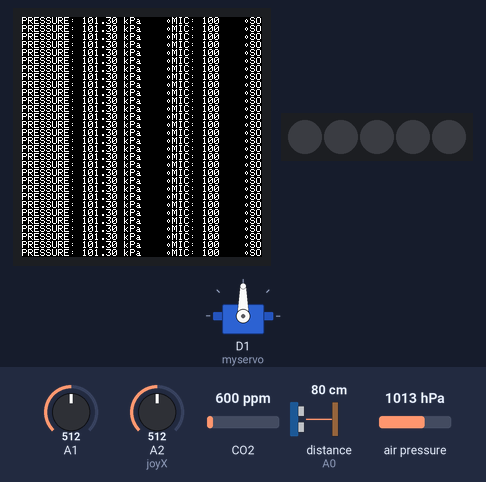
Bench run of a sketch on a simulated Arduino MKR. Shown: servo, 240×240 colour display, 5 RGB LEDs in strip order, left to right. The inputs (shaded band) are chosen by the test bench; at power-on: A2 (joyX) = 512, A1 = 512, CO2 600 ppm, distance to the obstacle (sensor on A0) 80 cm, air pressure 1013 hPa.

Above: at 1.4 s.
1.5 s: A2 (joyX) set to 716
At 2.7 s:
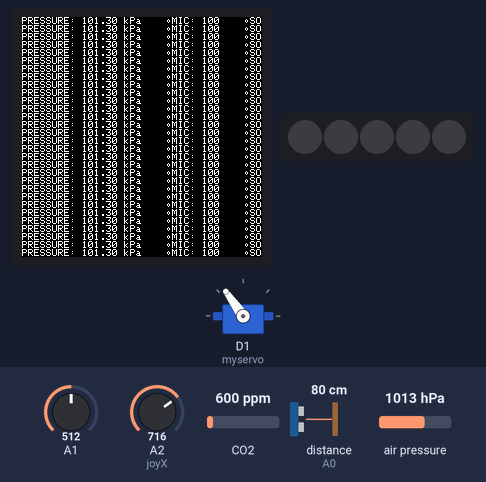
3.0 s: A2 (joyX) set to 992
At 4.0 s:
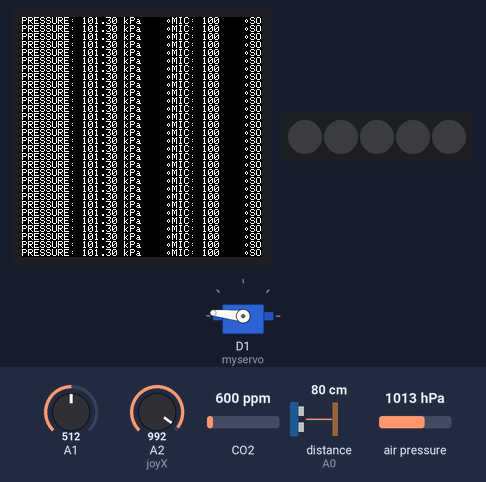
4.5 s: A2 (joyX) set to 306
At 5.2 s:
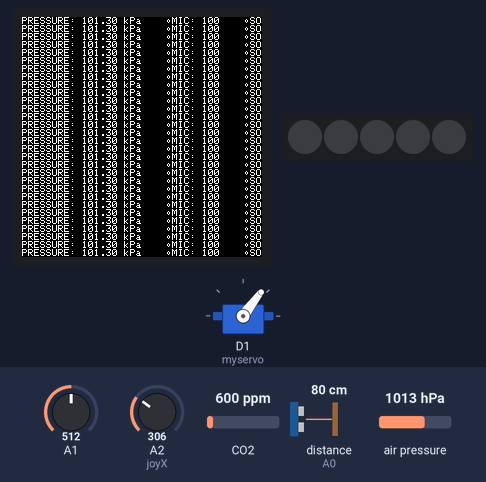
6.0 s: A2 (joyX) set to 30
At 6.4 s:
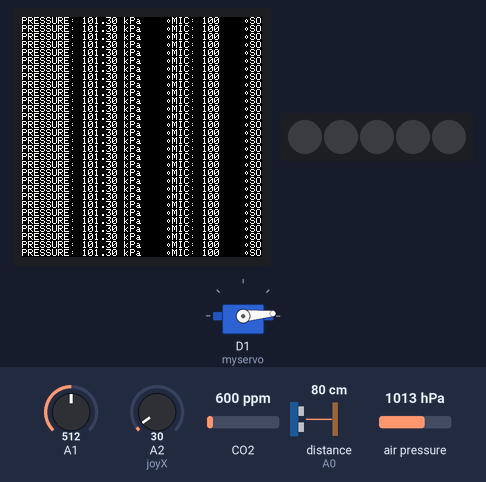
Timing chart, 0 to 8.5 s (numbered marks = the images above; inputs shaded):
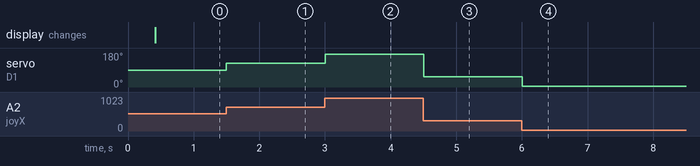

Measured:
- after the input at 1.5 s, servo on D1 (myservo): 90° → 125° at once
- after the input at 3.0 s, servo on D1 (myservo): 125° → 174° at once
- after the input at 4.5 s, servo on D1 (myservo): 174° → 53° at once
- after the input at 6.0 s, servo on D1 (myservo): 53° → 5° at once

The sketch:

main.ino
```cpp
#define joyX A2
#define joyY A3
#include <Servo.h>
#include <Arduino_MKRIoTCarrier.h>
#include "Ultrasonic.h"


MKRIoTCarrier carrier;
Servo myservo;

Ultrasonic ultrasonic(A0);

void setup() {
  myservo.attach(1);
  carrier.noCase();
  carrier.begin();
  pinMode(A0, INPUT);
  Serial.begin(9600);
}

void loop() {
  float pressure = carrier.Pressure.readPressure();
  int micValue = constrain(analogRead(A1), 0, 100);
  long RangeInCentimeters = ultrasonic.MeasureInCentimeters();
  float co2 = carrier.AirQuality.readCO2();
  int servoAngle = map(analogRead(joyX), 0, 1024, 0, 180);
  myservo.write(servoAngle);

  carrier.display.print("PRESSURE: ");
  carrier.display.print(pressure);
  carrier.display.print(" kPa    ");
  carrier.display.print("\t");

  carrier.display.print("MIC: ");
  carrier.display.print(micValue);
  carrier.display.print("    ");
  carrier.display.print("\t");

  carrier.display.print("SONA: ");
  carrier.display.print(RangeInCentimeters);
  carrier.display.print(" CM    ");

  carrier.display.print("ANGLE: ");
  carrier.display.print(servoAngle);
  carrier.display.println();
}
```
